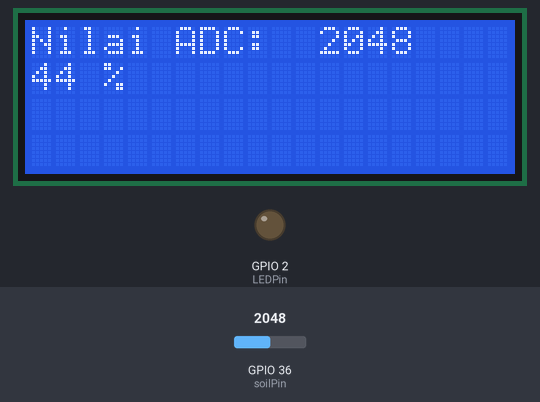
Simulated run of this sketch. Board: ESP32. On the bench: 20×4 character LCD, output pins drawn as LEDs (lit = HIGH). The test bench sets the inputs (shaded band); at power-on: GPIO 36 (soilPin) = 2048.

Above: at 1.2 s.
1.3 s: GPIO 36 (soilPin) set to 1948
At 2.6 s:
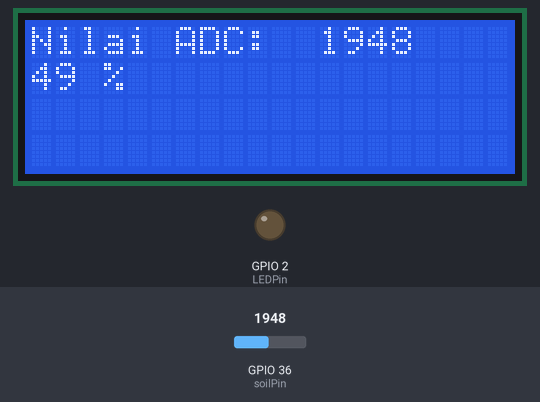
2.9 s: GPIO 36 (soilPin) set to 1858
At 4.2 s:
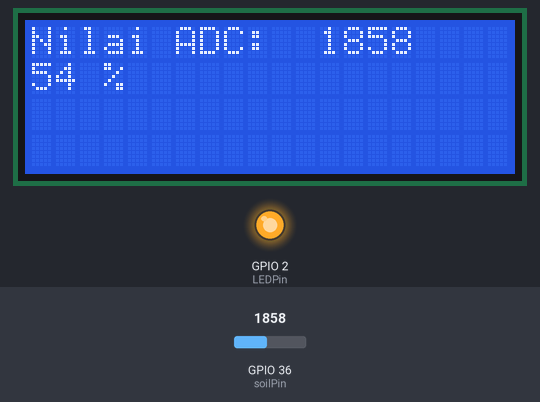
4.5 s: GPIO 36 (soilPin) set to 2047
At 4.57 s:
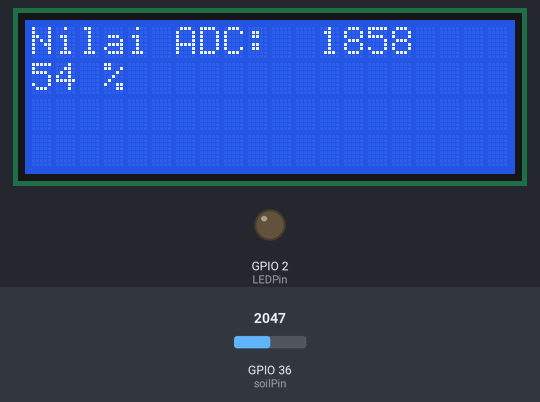
Timing chart, 0 to 7.5 s (numbered marks = the images above; inputs shaded):
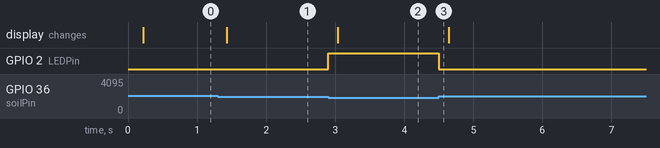

The sketch:

3-blynkLCDSensor.ino
```cpp
/* Fill in information from Blynk Device Info here */
#define BLYNK_TEMPLATE_ID "TMPL6M2kgtP6J"
#define BLYNK_TEMPLATE_NAME "LED Kontrol"
#define BLYNK_AUTH_TOKEN "FDq3vkQTa6Lx-aRqIC__IIHlMLzl7lk2"

#include <WiFi.h>
#include <WiFiClient.h>
#include <BlynkSimpleEsp32.h>

#include <Wire.h>
#include <LiquidCrystal_I2C.h>

LiquidCrystal_I2C lcd(0x27, 20, 4);  // set the LCD address to 0x27 for a 16 chars and 2 line display

char ssid[] = "Ws-Eletronika";
char pass[] = "@bpvppdg25";

const int soilPin = 36;
const int LEDPin = 2;

int lastPersen = 0;
unsigned long lastTime = 0;
const int interval = 200;

void setup() {
  // Debug console
  Serial.begin(9600);
  //Blynk.begin(BLYNK_AUTH_TOKEN, ssid, pass);
  lcd.init();
  lcd.backlight();
  pinMode(LEDPin, OUTPUT);  // Atur pin D2 sebagai OUTPUT
}

void loop() {

  unsigned long currentTime = millis();

  int nilai = analogRead(soilPin);
  nilai = constrain(nilai, 990, 2890);
  int persen = map(nilai, 2890, 990, 0, 100);

  if (persen > 50) {
    digitalWrite(LEDPin, HIGH);
    Blynk.virtualWrite(V1, HIGH);
  } else {
    digitalWrite(LEDPin, LOW);
    Blynk.virtualWrite(V1, LOW);
  }

  if (currentTime - lastTime >= interval) {

    lastTime = millis();
    if (lastPersen != persen) {
      lcd.clear();
      lcd.setCursor(0, 0);
      lcd.print("Nilai ADC: ");
      lcd.setCursor(12, 0);
      lcd.print(nilai);
      lcd.setCursor(0, 1);
      lcd.print(persen);
      lcd.setCursor(3, 1);
      lcd.print("%");

      Blynk.virtualWrite(V0, persen);

      lastPersen = persen;
    }
  }
}
```

Measured:
- the behaviour switches between 1922 and 1921 on GPIO 36 (soilPin) (found by bisection; images 1 and 2)
- after the input at 1.3 s, the display: changes after 0.13 s (image 1)
- after the input at 2.9 s, GPIO 2 (LEDPin): LOW → HIGH at once; the display: changes after 0.14 s (image 2)
- after the input at 4.5 s, GPIO 2 (LEDPin): HIGH → LOW at once
